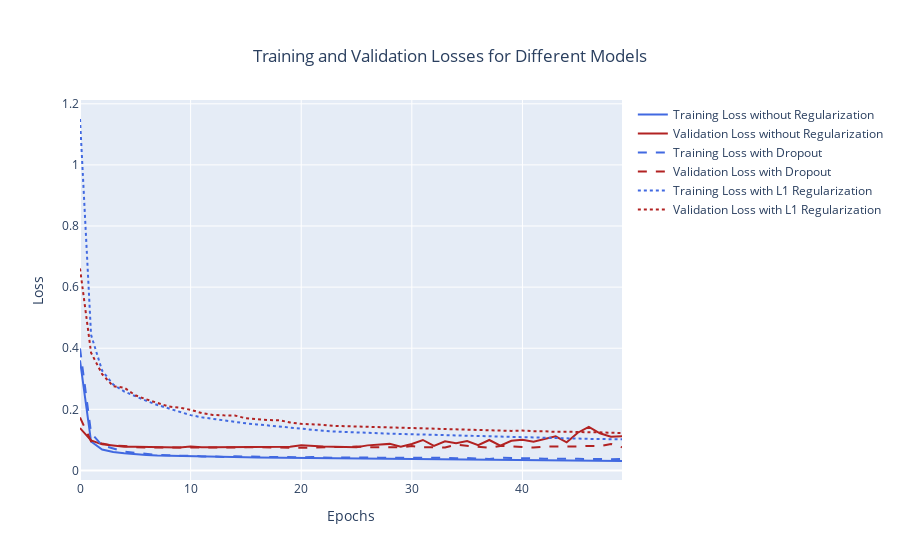

Write notebook code for a chart like this one.
### Code cell
loss1 = history1.history['loss']
val_loss1 = history1.history['val_loss']
loss2 = history2.history['loss']
val_loss2 = history2.history['val_loss']
loss3 = history3.history['loss']
val_loss3 = history3.history['val_loss']



fig = go.Figure()
fig.add_trace(go.Scatter(x=np.arange(len(loss1)), y=loss1,
                    name='Training Loss without Regularization', line=dict(color='royalblue')))
fig.add_trace(go.Scatter(x=np.arange(len(val_loss1)), y=val_loss1,
                    name='Validation Loss without Regularization', line = dict(color='firebrick')))

fig.add_trace(go.Scatter(x=np.arange(len(loss2)), y=loss2,
                    name='Training Loss with Dropout', line=dict(color='royalblue', dash='dash')))
fig.add_trace(go.Scatter(x=np.arange(len(val_loss2)), y=val_loss2,
                    name='Validation Loss with Dropout', line = dict(color='firebrick', dash='dash')))

fig.add_trace(go.Scatter(x=np.arange(len(loss3)), y=loss3,
                    name='Training Loss with L1 Regularization', line=dict(color='royalblue', dash='dot')))
fig.add_trace(go.Scatter(x=np.arange(len(val_loss3)), y=val_loss3,
                    name='Validation Loss with L1 Regularization', line = dict(color='firebrick', dash='dot')))


fig.update_layout(xaxis_title='Epochs',
                  yaxis_title='Loss',
                  title={'text': "Training and Validation Losses for Different Models",
                                                'x':0.5,
                                                'xanchor': 'center',
                                                'yanchor': 'top'})
iplot(fig)

### Figure 1 — Plotly figure (JSON) as saved in the notebook; plotly's stock layout.template omitted (floating-point values rounded to 4 significant figures)
{"data": [{"line": {"color": "royalblue"}, "name": "Training Loss without Regularization", "type": "scatter", "x": [0, 1, 2, 3, 4, 5, 6, 7, 8, 9, 10, 11, 12, 13, 14, 15, 16, 17, 18, 19, 20, 21, 22, 23, 24, 25, 26, 27, 28, 29, 30, 31, 32, 33, 34, 35, 36, 37, 38, 39, 40, 41, 42, 43, 44, 45, 46, 47, 48, 49], "y": [0.3605, 0.09459, 0.06839, 0.06049, 0.05608, 0.05216, 0.05065, 0.04897, 0.04796, 0.0471, 0.04636, 0.04518, 0.04519, 0.04425, 0.04358, 0.04306, 0.0426, 0.04229, 0.04188, 0.04088, 0.0411, 0.04077, 0.04049, 0.04014, 0.03958, 0.0394, 0.03864, 0.03833, 0.03804, 0.03798, 0.03732, 0.03735, 0.03671, 0.03636, 0.03612, 0.03597, 0.03544, 0.03511, 0.03435, 0.03441, 0.03426, 0.0337, 0.03362, 0.03289, 0.03252, 0.032, 0.03216, 0.03203, 0.03164, 0.03083]}, {"line": {"color": "firebrick"}, "name": "Validation Loss without Regularization", "type": "scatter", "x": [0, 1, 2, 3, 4, 5, 6, 7, 8, 9, 10, 11, 12, 13, 14, 15, 16, 17, 18, 19, 20, 21, 22, 23, 24, 25, 26, 27, 28, 29, 30, 31, 32, 33, 34, 35, 36, 37, 38, 39, 40, 41, 42, 43, 44, 45, 46, 47, 48, 49], "y": [0.1386, 0.0985, 0.08537, 0.0818, 0.07788, 0.07735, 0.07633, 0.07735, 0.07644, 0.07514, 0.07848, 0.07561, 0.07552, 0.07551, 0.07624, 0.0774, 0.07581, 0.07573, 0.07634, 0.07714, 0.08249, 0.07925, 0.0783, 0.0777, 0.0758, 0.07565, 0.08199, 0.08338, 0.08687, 0.07779, 0.08649, 0.09962, 0.08012, 0.09512, 0.08881, 0.09629, 0.08245, 0.09961, 0.08093, 0.09696, 0.1005, 0.09381, 0.1036, 0.1119, 0.09203, 0.1234, 0.1423, 0.1216, 0.1105, 0.1115]}, {"line": {"color": "royalblue", "dash": "dash"}, "name": "Training Loss with Dropout", "type": "scatter", "x": [0, 1, 2, 3, 4, 5, 6, 7, 8, 9, 10, 11, 12, 13, 14, 15, 16, 17, 18, 19, 20, 21, 22, 23, 24, 25, 26, 27, 28, 29, 30, 31, 32, 33, 34, 35, 36, 37, 38, 39, 40, 41, 42, 43, 44, 45, 46, 47, 48, 49], "y": [0.3991, 0.1233, 0.08171, 0.07083, 0.06191, 0.05735, 0.05304, 0.05096, 0.04972, 0.04781, 0.04845, 0.0458, 0.04614, 0.0437, 0.04615, 0.04475, 0.044, 0.04415, 0.04395, 0.04277, 0.04309, 0.04373, 0.0419, 0.04134, 0.04265, 0.04156, 0.0413, 0.04185, 0.04123, 0.04141, 0.04239, 0.04055, 0.04029, 0.04139, 0.04006, 0.04084, 0.03851, 0.03766, 0.04164, 0.04007, 0.03939, 0.03937, 0.03799, 0.03891, 0.03863, 0.03783, 0.0387, 0.03757, 0.03651, 0.03774]}, {"line": {"color": "firebrick", "dash": "dash"}, "name": "Validation Loss with Dropout", "type": "scatter", "x": [0, 1, 2, 3, 4, 5, 6, 7, 8, 9, 10, 11, 12, 13, 14, 15, 16, 17, 18, 19, 20, 21, 22, 23, 24, 25, 26, 27, 28, 29, 30, 31, 32, 33, 34, 35, 36, 37, 38, 39, 40, 41, 42, 43, 44, 45, 46, 47, 48, 49], "y": [0.1734, 0.09539, 0.08786, 0.08151, 0.07988, 0.07579, 0.07509, 0.07403, 0.07492, 0.07502, 0.07459, 0.0748, 0.07468, 0.07549, 0.07483, 0.07631, 0.07551, 0.07513, 0.07552, 0.07501, 0.07394, 0.07479, 0.07516, 0.07652, 0.07707, 0.07804, 0.07579, 0.07567, 0.07608, 0.07542, 0.07971, 0.0757, 0.07593, 0.07502, 0.08397, 0.081, 0.07596, 0.07415, 0.0802, 0.07811, 0.07738, 0.07503, 0.07812, 0.07777, 0.07788, 0.07854, 0.0802, 0.07945, 0.08675, 0.07585]}, {"line": {"color": "royalblue", "dash": "dot"}, "name": "Training Loss with L1 Regularization", "type": "scatter", "x": [0, 1, 2, 3, 4, 5, 6, 7, 8, 9, 10, 11, 12, 13, 14, 15, 16, 17, 18, 19, 20, 21, 22, 23, 24, 25, 26, 27, 28, 29, 30, 31, 32, 33, 34, 35, 36, 37, 38, 39, 40, 41, 42, 43, 44, 45, 46, 47, 48, 49], "y": [1.15, 0.4438, 0.3265, 0.2813, 0.2583, 0.2423, 0.2277, 0.2142, 0.2034, 0.1926, 0.181, 0.1738, 0.1686, 0.1634, 0.1583, 0.1541, 0.1506, 0.1472, 0.1436, 0.1397, 0.1351, 0.1319, 0.1297, 0.1274, 0.1255, 0.1242, 0.123, 0.1216, 0.1202, 0.1192, 0.1183, 0.1169, 0.116, 0.1148, 0.114, 0.1131, 0.1118, 0.1109, 0.1102, 0.1093, 0.1083, 0.1072, 0.1066, 0.1057, 0.1049, 0.1042, 0.1033, 0.1026, 0.102, 0.1017]}, {"line": {"color": "firebrick", "dash": "dot"}, "name": "Validation Loss with L1 Regularization", "type": "scatter", "x": [0, 1, 2, 3, 4, 5, 6, 7, 8, 9, 10, 11, 12, 13, 14, 15, 16, 17, 18, 19, 20, 21, 22, 23, 24, 25, 26, 27, 28, 29, 30, 31, 32, 33, 34, 35, 36, 37, 38, 39, 40, 41, 42, 43, 44, 45, 46, 47, 48, 49], "y": [0.6612, 0.3853, 0.3153, 0.2754, 0.2709, 0.2459, 0.2325, 0.221, 0.2093, 0.2052, 0.1986, 0.1876, 0.1817, 0.1802, 0.1799, 0.1706, 0.1675, 0.1647, 0.1644, 0.157, 0.1524, 0.1511, 0.1491, 0.1459, 0.1448, 0.1449, 0.1424, 0.1407, 0.1392, 0.1391, 0.1378, 0.1384, 0.1353, 0.1348, 0.1341, 0.1329, 0.132, 0.1311, 0.1301, 0.1293, 0.1307, 0.128, 0.1282, 0.1261, 0.1267, 0.1248, 0.1247, 0.1245, 0.1234, 0.1224]}], "layout": {"title": {"text": "Training and Validation Losses for Different Models", "x": 0.5, "xanchor": "center", "yanchor": "top"}, "xaxis": {"title": {"text": "Epochs"}}, "yaxis": {"title": {"text": "Loss"}}}}
